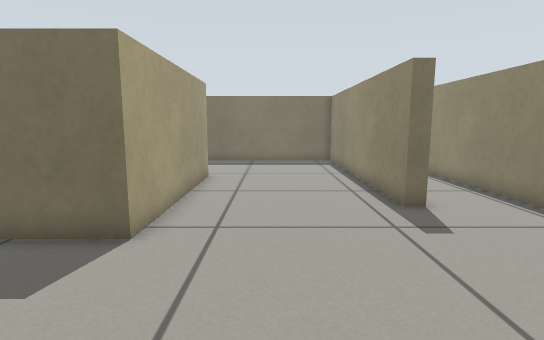
[1] (above)

16 first-person views from a walk through a world built for the Gazebo simulator. The camera is 0.57 m above the floor, tilts 8° down and sees 80° across. The floor is counted in squares, 0.25 m on a side. Each view is taken from the middle of a square. On the plan, view 1 faces up. The plan holds only what a view shows up to about 19 squares ahead; the rest is blank.

[2]
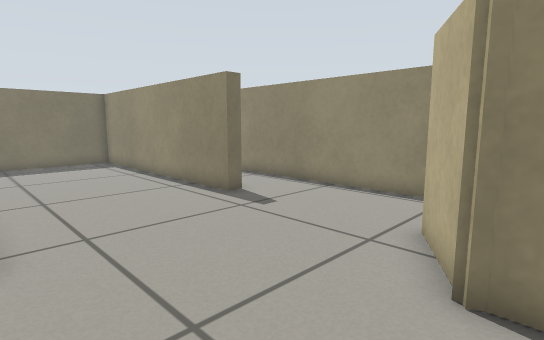

[3]
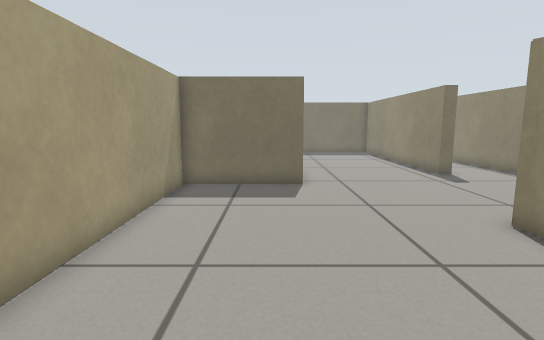

[4]
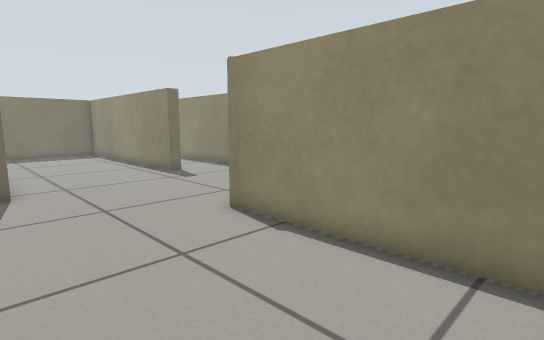

[5]
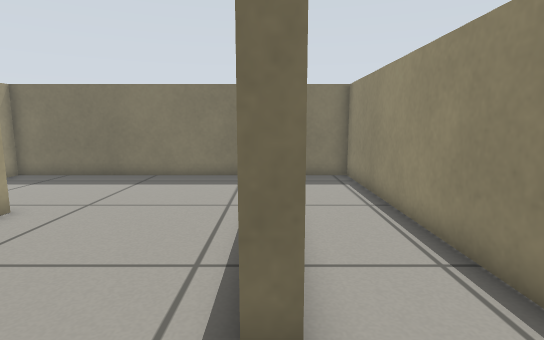

[6]
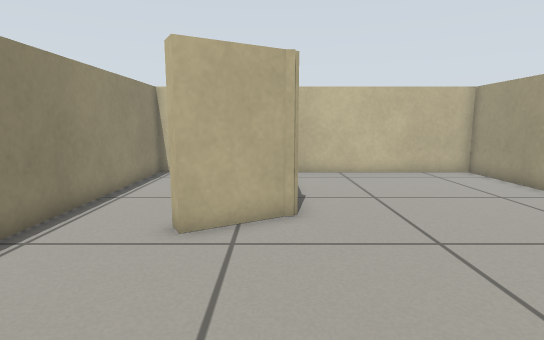

[7]
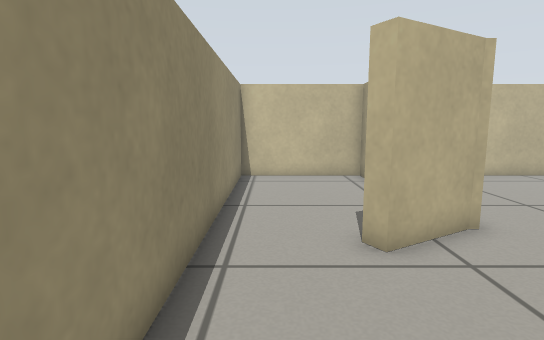

[8]
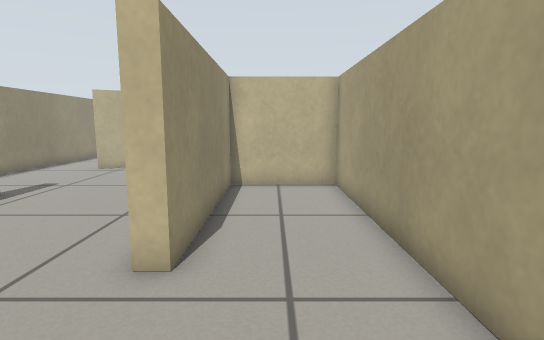

[9]
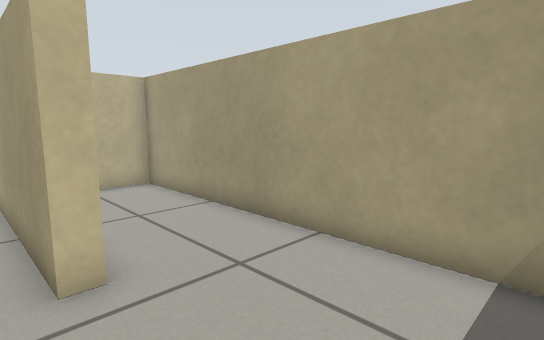

[10]
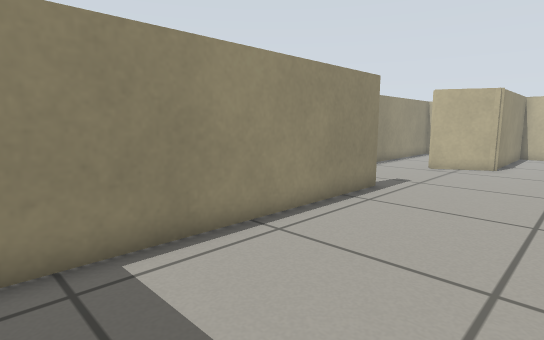

[11]
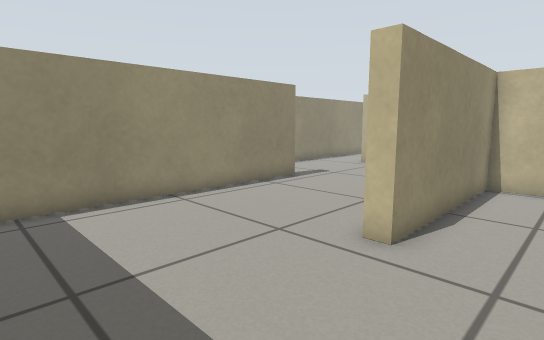

[12]
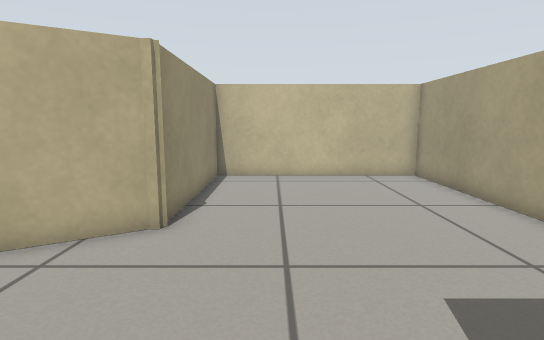

[13]
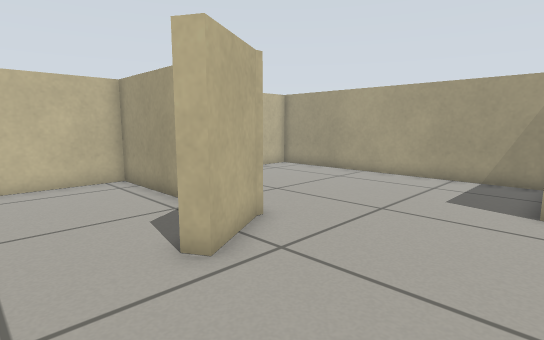

[14]
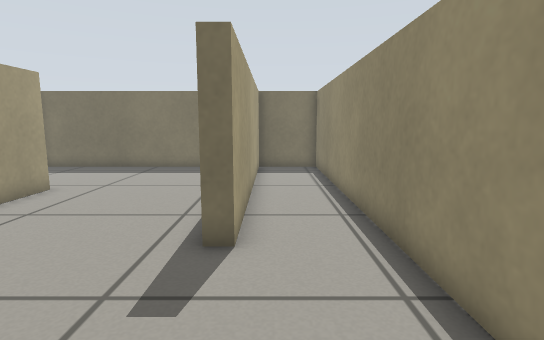

[15]
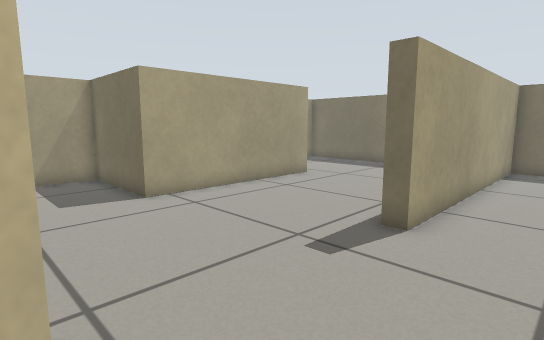

[16]
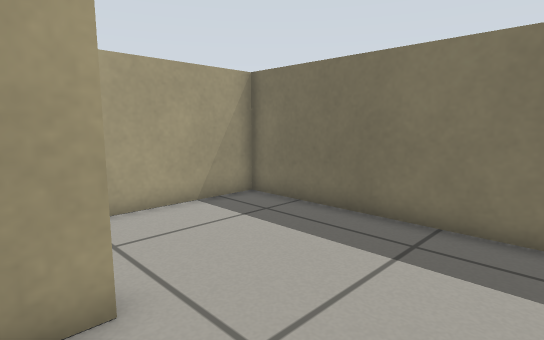

### Floor plan
Ten units are one square. View 1 is at (0, 0); x grows to the right and y downward. Boxes are objects, and circles mark ways between rooms. Rooms are numbered by the first view taken in them; rooms with no view inside come last. Other rooms are left out.
<svg viewBox="-79 -209 158 278">
<path fill="none" stroke="#000" d="M12 -9 39 -25 43 -19M74 -25 74 -204 43 -204 43 -88 37 -88 37 -204 -74 -204 -74 -68 -34 -68 -34 -142 -28 -142 -28 -62 -74 -62 -74 64 15 64 15 -12M20 20 20 64 74 64 74 -25"/>
<circle cx="60" cy="-30" r="3" fill="#2a7"/>
<text x="-10" y="-80">1</text>
<text x="50" y="20">2</text>
</svg>
Room 1 opens to room 2.

Where each view was taken, in squares from view 1:
view 1: 0 up, 0 right, facing up
view 2: 0 up, 3 left, facing up-right
view 3: 6 down, 4 left, facing up
view 4: 6 down, 4 left, facing up-right
view 5: 6 up, 4 right, facing up
view 6: 9 up, 2 right, facing down
view 7: 8 up, 6 right, facing down
view 8: 19 up, 5 left, facing down
view 9: 19 up, 2 left, facing down-left
view 10: 20 up, 2 left, facing down-right
view 11: 20 up, 6 left, facing down-right
view 12: 8 up, 1 left, facing down
view 13: 7 up, 7 right, facing down-left
view 14: 3 up, 5 right, facing up
view 15: 2 up, 7 right, facing up-left
view 16: 13 up, 1 right, facing up-left
